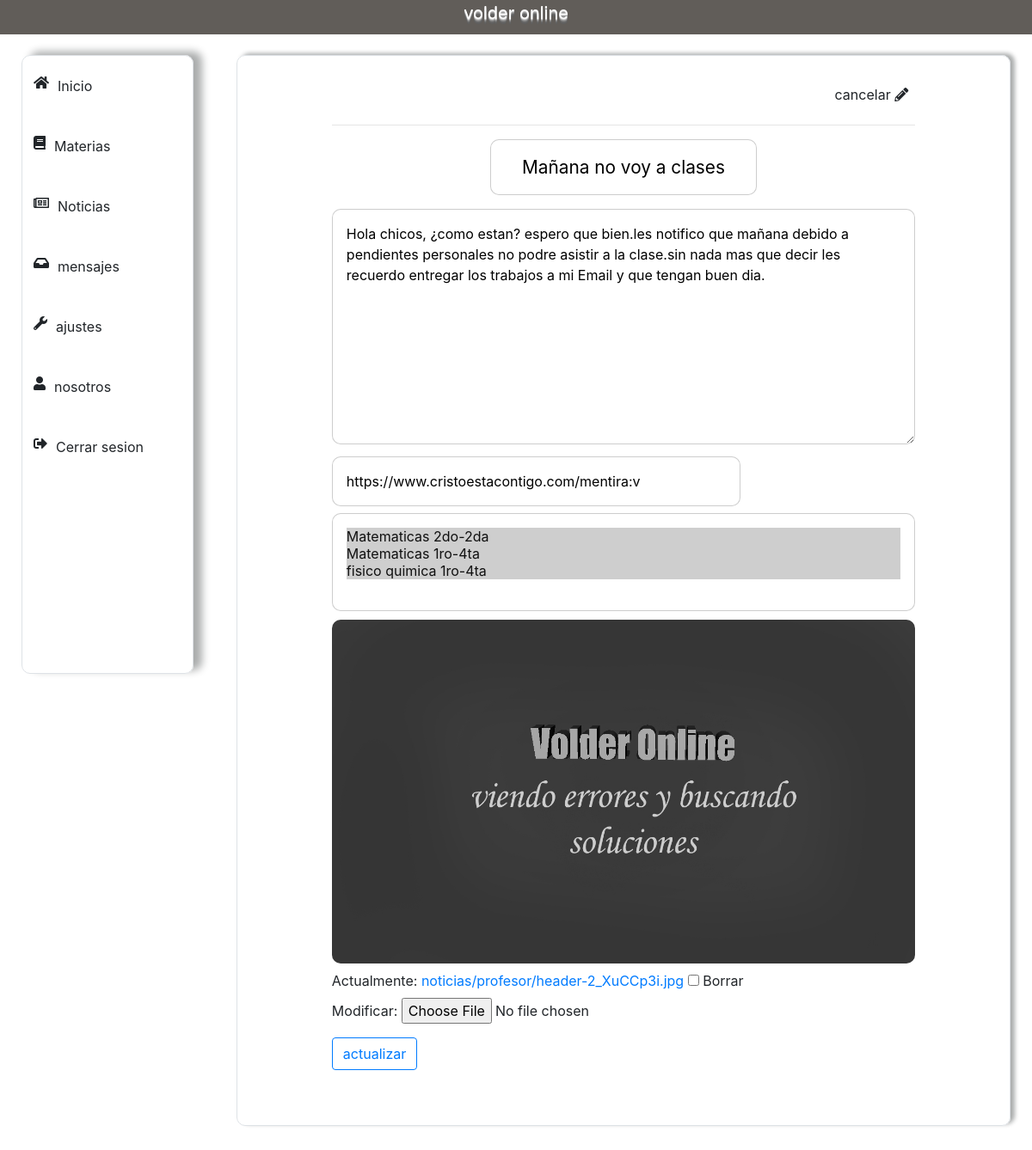
Screenshot of /profesor/noticias/13 (signed in) with the database file from the repository.
### noticias/models.py (models this page shows)
class ProfesorNoticia(models.Model):
    user = models.ForeignKey(User, on_delete = models.CASCADE, null=True, blank=True)
    titulo = models.CharField(max_length=50)
    mensaje = models.TextField(max_length=1999)
    url = models.URLField(max_length=200, null=True, blank=True)
    imagen = models.ImageField(upload_to="noticias/profesor", null=True, blank=True)
    materia = models.ManyToManyField(Materia, null=True, blank=True)
    created = models.DateField(auto_now_add=True)
    class Meta():
        verbose_name = "Profesor Noticia"
        verbose_name_plural = "Profesores Noticias"
    def __str__(self):
        return self.titulo

### profesor/views.py (the view, shortened to what this page needs)
# urls.py: path('noticias/<int:id_noticia>', login_required(views.ver_noticia_profesor), name="ver_noticia_profesor"),
def ver_noticia_profesor(request, id_noticia):
    noticia = ProfesorNoticia.objects.get(id=id_noticia)
    if noticia.user != request.user:
        return redirect("/profesor/")
    comentarios = ProfesorNoticiaComentarios.objects.filter(noticia=noticia)
    formulario = FormProfesorNoticia(instance=noticia)
    materias = Materia.objects.filter(profesor=request.user.profesor)
    materias_de_noticias = []
    materias_de_noticias += noticia.materia.filter()
    cont = {
        "noticia":noticia,
        "comentarios":comentarios,
        "formulario":formulario,
        "materias":materias,
        "materias_de_noticias":materias_de_noticias,
    }
    return render(request, "profesor/ver_noticia_profesor.html", cont)

### noticias/forms.py
class FormProfesorNoticia(forms.ModelForm):
    class Meta:
        model = ProfesorNoticia
        widgets = {
            'titulo': forms.TextInput(attrs={'placeholder': 'Titulo'}),
            'mensaje': forms.Textarea(attrs={'placeholder': '¿en que estas pensando?...'}),
            'url': forms.TextInput(attrs={'placeholder': 'https://www.volder.online'}),
        }
        fields = '__all__'

### usuarios/models.py (called while the page is built)
    def __str__(self):
        curso_y_division = self.curso + "-" + self.division
        return curso_y_division

    def __str__(self):
        nombre_y_curso = self.nombre + " " + str(self.curso)
        return nombre_y_curso

### profesor/templates/profesor/ver_noticia_profesor.html (shortened to what this page needs)
{% extends 'profesor/base.html' %}
{% load static %}
{% block content %}
<div class=" mid-contenido-animacion border trabajos col col-md-9 mx-auto my-4 px-4">
    <div class="row">
        <div class="col col-md-10 mx-auto my-3 py-5 trabajo">
            <div id="edicion">
                <a id="icon" onclick="cancelar()" class="btn float-right"> cancelar <i class="fas fa-pencil-alt"></i></a><hr>
                <form action="" method="POST"  enctype="multipart/form-data"> {% csrf_token %}
                    <div class="form-grup col col-md-6 mx-auto">
                       {{formulario.titulo}}
                    </div>
                    <div class="publicacion my-3 form-grup">
                        <div class="cuerpo">
                            {{formulario.mensaje}}
                            <div class="form-group  my-2">
                                {{formulario.url}}
                            </div>
                            <div class="form-group  my-2">
                                <select id="id_materia" name="materias" multiple required>
                                    {% for materia in materias %}
                                        <option value="{{materia.id}}" {% for materia2 in materias_de_noticias %} {% ifequal materia materia2 %} selected   {% endifequal %} {% endfor %}>{{materia}}</option>
                                    {% endfor %}
                                </select>
                            </div>
                        </div>
                        <div class="imagen">
                            {% if noticia.imagen %}
                                <label for="id_imagen"><img src="{{noticia.imagen.url}}" alt="{{noticia}}"> </label>
                            {% endif %}
                            {{formulario.imagen}}
                        </div>
                    </div>
                    <button type="sudmit" class="btn btn-outline-primary">actualizar</button>
                </form>
            </div>
        </div>
    </div>
</div>
{% endblock %}

### volder_app/static/css/profesor/main.css (style rules this page uses)
html { font-size: 1rem; }
.row { padding: 0px !important; margin: 0px !important; }
* { padding: 0; margin: 0; outline: none; }
.trabajos, .añadir-trabajo { border-radius: 20px; height: auto; box-shadow: 5px -2px 5px rgb(171, 173, 173); }
.border { border-radius: 10px; }
#icon { position: absolute; top: 10px; right: 10px; }
#id_titulo, #id_comentario { text-align: center; font-size: 1.3rem; }
#id_titulo, #id_mensaje,#id_url, #id_materia,#id_nota { padding: 1rem; border: 1px solid rgba(126, 126, 126, 0.384); border-radius: 10px; }
#id_titulo, #id_mensaje,#id_materia { width: 100%; }
#id_url { width: 70%; }
.publicaciones-imagen img, .imagen img { width: 100%; height: 400px; border-radius: 10px; }

### volder_app/templates/volder/carga.html (style rules this page uses)
*, *::after,*::before { margin: 0; padding: 0; -webkit-box-sezing: border-box; -moz-box-sezing: border-box; box-sezing: border-box; }

### rows the page displays
ProfesorNoticia: titulo "Mañana no voy a clases", mensaje "Hola chicos, ¿como estan? espero que bien.les notifico que mañana debido a pendientes personales no podre asistir a la clase.sin nada mas que decir les recuerdo entregar los trabajos a mi Email y que tengan buen dia.", url "https://www.cristoestacontigo.com/mentira:v", imagen (picture)

### other values shown
form field materias "Matematicas 2do-2da ☑ / Matematicas 1ro-4ta ☑ / fisico quimica 1ro-4ta ☑"
